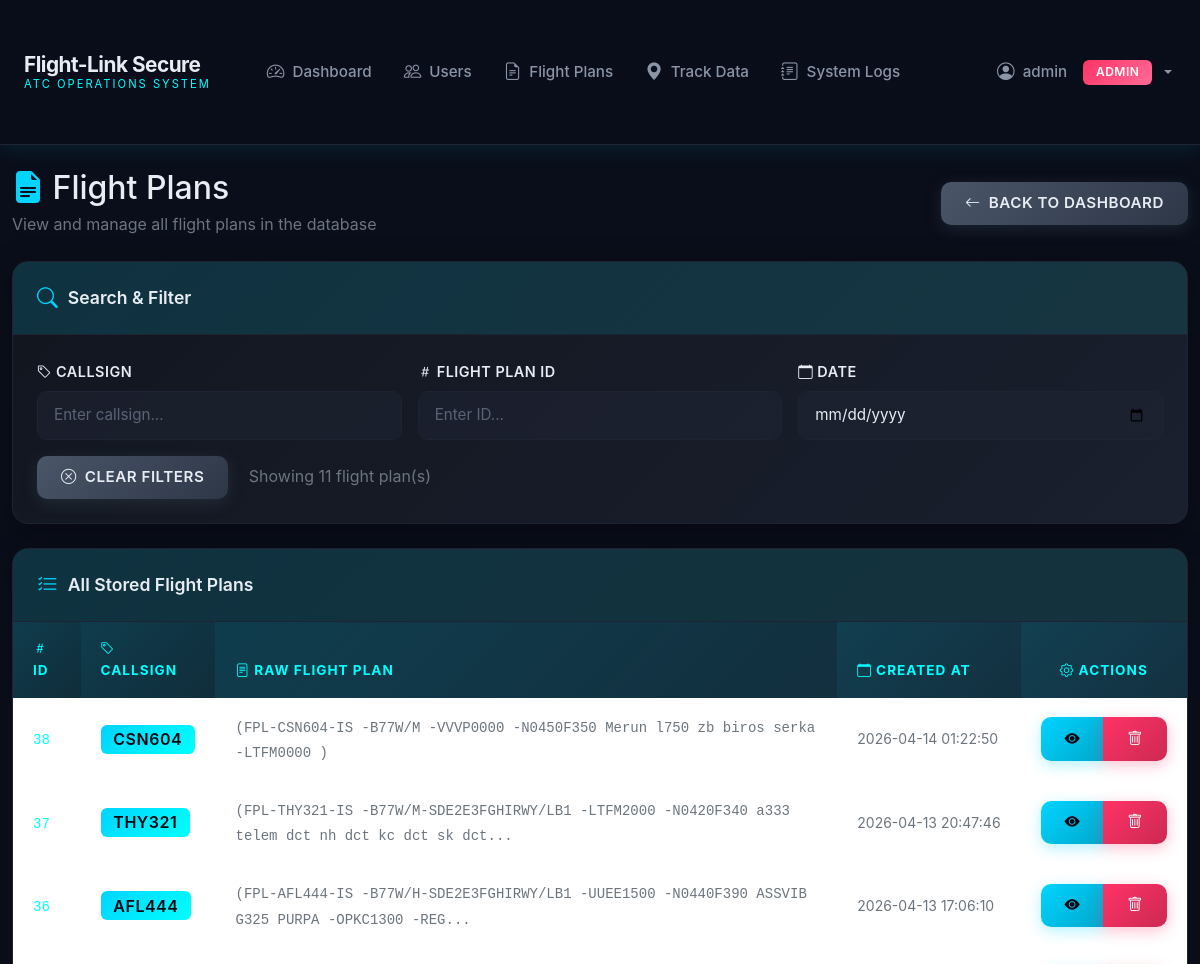
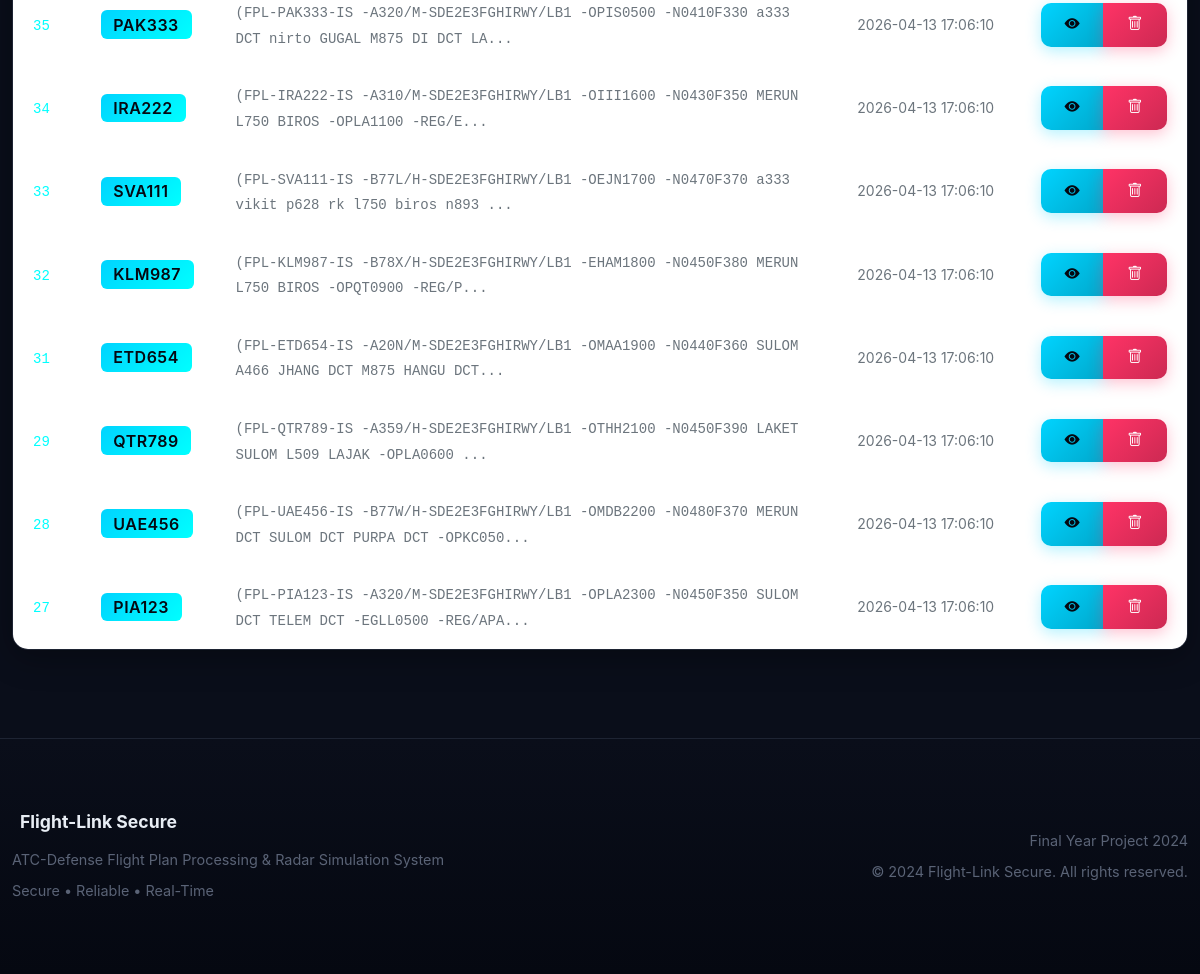
The page /admin/flight-plans (signed in) on the database as committed earlier (2 pictures, top to bottom).
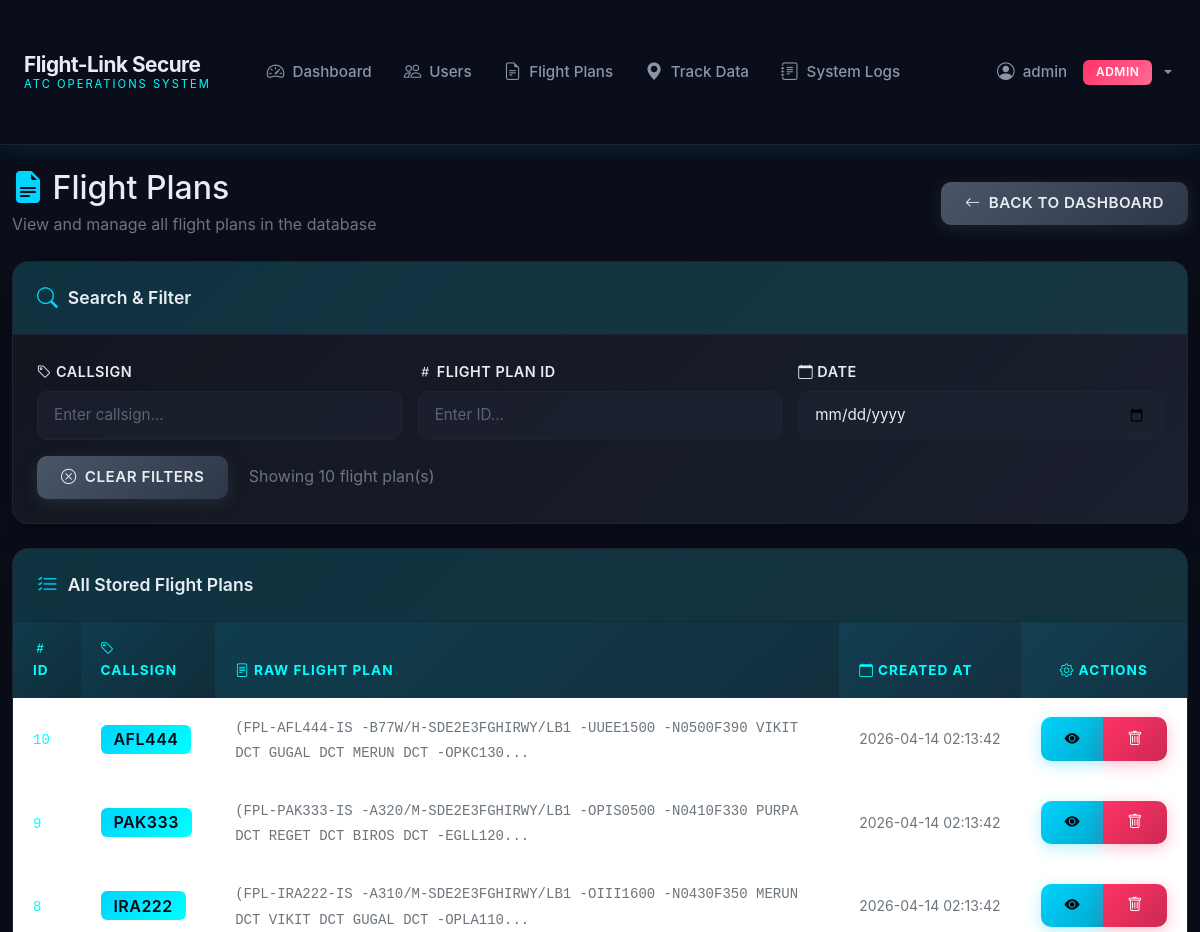
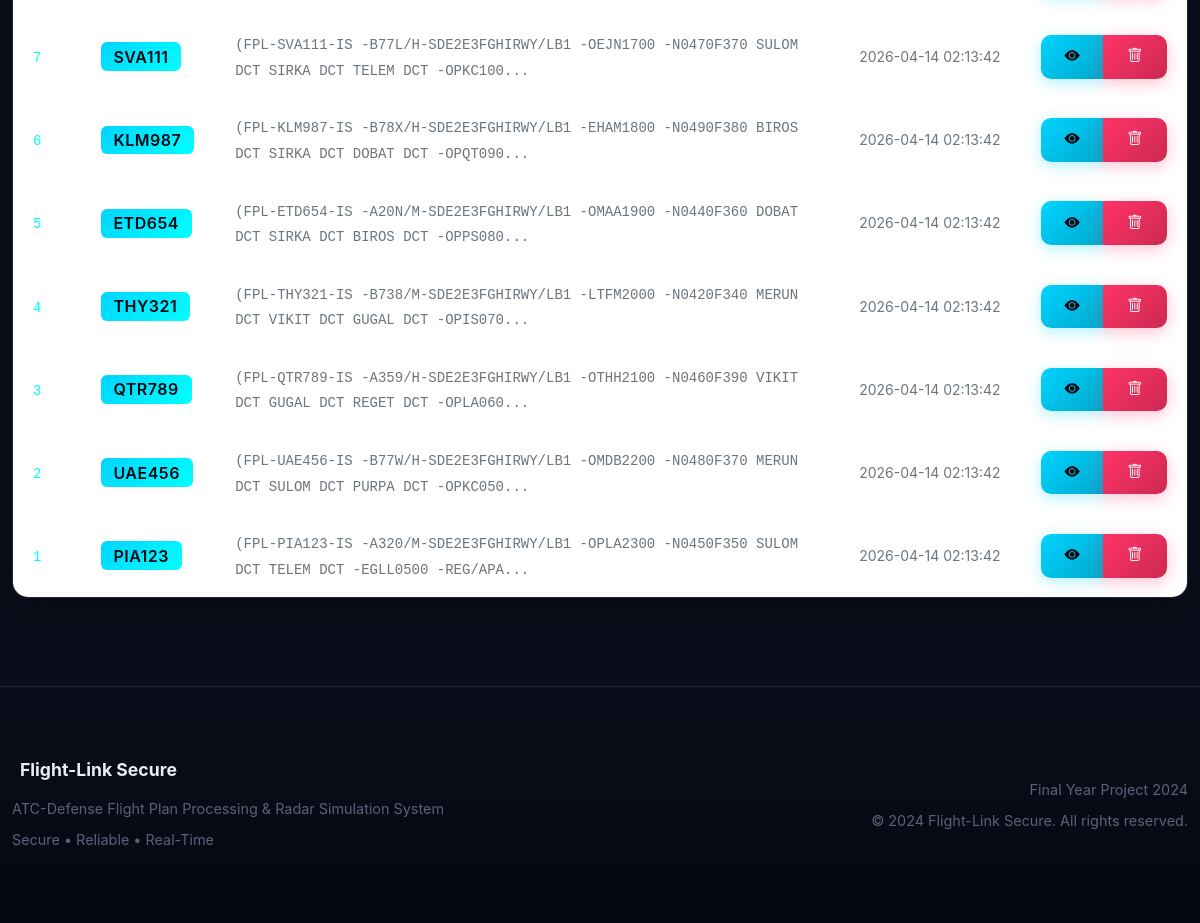
The same page on the database as committed later (2 pictures, top to bottom).
### app/models/__init__.py (models this page shows, shortened)
class FlightPlan(db.Model):
    __tablename__ = 'flight_plans'
    id = db.Column(db.Integer, primary_key=True)
    callsign = db.Column(db.String(20), unique=True, nullable=False, index=True)
    raw_flight_plan = db.Column(db.Text, nullable=False)
    created_at = db.Column(db.DateTime, default=datetime.utcnow)
    track_data = db.relationship('TrackData', backref='flight_plan', lazy=True, cascade='all, delete-orphan')

### app/routes/admin.py (the view)
@bp.route('/admin/flight-plans')
@login_required
@admin_required
def admin_flight_plans():
    flight_plans = FlightPlan.query.order_by(FlightPlan.created_at.desc()).all()
    return render_template('admin/flight_plans.html', flight_plans=flight_plans)

### app/models/__init__.py (called while the page is built)
    @property
    def is_authenticated(self):
        return True

    def is_admin(self):
        return self.role == 'admin'

### templates/admin/flight_plans.html (shortened to what the changed rows need)
{% extends "base.html" %}
{% block content %}
<div class="container-fluid py-4">
    <div class="d-flex justify-content-between align-items-center mb-4">
        <div>
            <h2 class="mb-1"><i class="bi bi-file-earmark-text-fill text-radar-blue"></i> Flight Plans</h2>
        </div>
    </div>
    <div class="card mb-4">
        <div class="card-body">
            <div class="mt-3">
                <button class="btn btn-secondary" onclick="clearFilters()">
                    <i class="bi bi-x-circle"></i> Clear Filters
                </button>
                <span id="resultCount" class="ms-3 text-secondary"></span>
            </div>
        </div>
    </div>
    <div class="card">
        <div class="card-body p-0">
            <div class="table-responsive">
                <table class="table table-hover mb-0" id="flightPlansTable">
                    <thead>
                        <tr>
                            <th><i class="bi bi-hash"></i> ID</th>
                            <th><i class="bi bi-tag"></i> Callsign</th>
                            <th><i class="bi bi-file-text"></i> Raw Flight Plan</th>
                            <th><i class="bi bi-calendar"></i> Created At</th>
                            <th class="text-center"><i class="bi bi-gear"></i> Actions</th>
                        </tr>
                    </thead>
                    <tbody>
                        {% for fp in flight_plans %}
                        <tr data-id="{{ fp.id }}" data-callsign="{{ fp.callsign }}" data-date="{{ fp.created_at.strftime('%Y-%m-%d') }}">
                            <td><code class="text-radar-cyan">{{ fp.id }}</code></td>
                            <td><span class="badge badge-primary fs-6">{{ fp.callsign }}</span></td>
                            <td>
                                <code class="small text-secondary">{{ fp.raw_flight_plan[:100] }}{% if fp.raw_flight_plan|length > 100 %}...{% endif %}</code>
                            </td>
                            <td class="text-nowrap"><small class="text-secondary">{{ fp.created_at.strftime('%Y-%m-%d %H:%M:%S') }}</small></td>
                            <td class="text-center">
                                <div class="btn-group" role="group">
                                    <button class="btn btn-sm btn-primary" data-bs-toggle="modal" data-bs-target="#fpModal{{ fp.id }}" title="View Details">
                                        <i class="bi bi-eye-fill"></i>
                                    </button>
                                    <button class="btn btn-sm btn-danger" onclick="deletePlan({{ fp.id }}, '{{ fp.callsign }}')" title="Delete">
                                        <i class="bi bi-trash"></i>
                                    </button>
                                </div>
                            </td>
                        </tr>
                        {% endfor %}
                    </tbody>
                </table>
            </div>
        </div>
    </div>
</div>
{% endblock %}

Rows that differ between the two databases and show on the page:
removed FlightPlan: id "38", callsign "CSN604", raw_flight_plan "(FPL-CSN604-IS -B77W/M -VVVP0000 -N0450F350 Merun l750 zb biros serka -LTFM0000 )", created_at "2026-04-14 01:22:50"
removed FlightPlan: id "37", callsign "THY321", raw_flight_plan "(FPL-THY321-IS -B77W/M-SDE2E3FGHIRWY/LB1 -LTFM2000 -N0420F340 a333 telem dct nh dct kc dct sk dct", created_at "2026-04-13 20:47:46"
removed FlightPlan: id "36", callsign "AFL444", raw_flight_plan "(FPL-AFL444-IS -B77W/H-SDE2E3FGHIRWY/LB1 -UUEE1500 -N0440F390 ASSVIB G325 PURPA -OPKC1300 -REG", created_at "2026-04-13 17:06:10"
removed FlightPlan: id "35", callsign "PAK333", raw_flight_plan "(FPL-PAK333-IS -A320/M-SDE2E3FGHIRWY/LB1 -OPIS0500 -N0410F330 a333 DCT nirto GUGAL M875 DI DCT LA", created_at "2026-04-13 17:06:10"
removed FlightPlan: id "34", callsign "IRA222", raw_flight_plan "(FPL-IRA222-IS -A310/M-SDE2E3FGHIRWY/LB1 -OIII1600 -N0430F350 MERUN L750 BIROS -OPLA1100 -REG/E", created_at "2026-04-13 17:06:10"
removed FlightPlan: id "33", callsign "SVA111", raw_flight_plan "(FPL-SVA111-IS -B77L/H-SDE2E3FGHIRWY/LB1 -OEJN1700 -N0470F370 a333 vikit p628 rk l750 biros n893", created_at "2026-04-13 17:06:10"
removed FlightPlan: id "32", callsign "KLM987", raw_flight_plan "(FPL-KLM987-IS -B78X/H-SDE2E3FGHIRWY/LB1 -EHAM1800 -N0450F380 MERUN L750 BIROS -OPQT0900 -REG/P", created_at "2026-04-13 17:06:10"
removed FlightPlan: id "31", callsign "ETD654", raw_flight_plan "(FPL-ETD654-IS -A20N/M-SDE2E3FGHIRWY/LB1 -OMAA1900 -N0440F360 SULOM A466 JHANG DCT M875 HANGU DCT", created_at "2026-04-13 17:06:10"
removed FlightPlan: id "29", callsign "QTR789", raw_flight_plan "(FPL-QTR789-IS -A359/H-SDE2E3FGHIRWY/LB1 -OTHH2100 -N0450F390 LAKET SULOM L509 LAJAK -OPLA0600", created_at "2026-04-13 17:06:10"
removed FlightPlan: id "28", callsign "UAE456", raw_flight_plan "(FPL-UAE456-IS -B77W/H-SDE2E3FGHIRWY/LB1 -OMDB2200 -N0480F370 MERUN DCT SULOM DCT PURPA DCT -OPKC050", created_at "2026-04-13 17:06:10"
removed FlightPlan: id "27", callsign "PIA123", raw_flight_plan "(FPL-PIA123-IS -A320/M-SDE2E3FGHIRWY/LB1 -OPLA2300 -N0450F350 SULOM DCT TELEM DCT -EGLL0500 -REG/APA", created_at "2026-04-13 17:06:10"
added FlightPlan: id "10", callsign "AFL444", raw_flight_plan "(FPL-AFL444-IS -B77W/H-SDE2E3FGHIRWY/LB1 -UUEE1500 -N0500F390 VIKIT DCT GUGAL DCT MERUN DCT -OPKC130", created_at "2026-04-14 02:13:42"
added FlightPlan: id "9", callsign "PAK333", raw_flight_plan "(FPL-PAK333-IS -A320/M-SDE2E3FGHIRWY/LB1 -OPIS0500 -N0410F330 PURPA DCT REGET DCT BIROS DCT -EGLL120", created_at "2026-04-14 02:13:42"
added FlightPlan: id "8", callsign "IRA222", raw_flight_plan "(FPL-IRA222-IS -A310/M-SDE2E3FGHIRWY/LB1 -OIII1600 -N0430F350 MERUN DCT VIKIT DCT GUGAL DCT -OPLA110", created_at "2026-04-14 02:13:42"
added FlightPlan: id "7", callsign "SVA111", raw_flight_plan "(FPL-SVA111-IS -B77L/H-SDE2E3FGHIRWY/LB1 -OEJN1700 -N0470F370 SULOM DCT SIRKA DCT TELEM DCT -OPKC100", created_at "2026-04-14 02:13:42"
added FlightPlan: id "6", callsign "KLM987", raw_flight_plan "(FPL-KLM987-IS -B78X/H-SDE2E3FGHIRWY/LB1 -EHAM1800 -N0490F380 BIROS DCT SIRKA DCT DOBAT DCT -OPQT090", created_at "2026-04-14 02:13:42"
added FlightPlan: id "5", callsign "ETD654", raw_flight_plan "(FPL-ETD654-IS -A20N/M-SDE2E3FGHIRWY/LB1 -OMAA1900 -N0440F360 DOBAT DCT SIRKA DCT BIROS DCT -OPPS080", created_at "2026-04-14 02:13:42"
added FlightPlan: id "4", callsign "THY321", raw_flight_plan "(FPL-THY321-IS -B738/M-SDE2E3FGHIRWY/LB1 -LTFM2000 -N0420F340 MERUN DCT VIKIT DCT GUGAL DCT -OPIS070", created_at "2026-04-14 02:13:42"
added FlightPlan: id "3", callsign "QTR789", raw_flight_plan "(FPL-QTR789-IS -A359/H-SDE2E3FGHIRWY/LB1 -OTHH2100 -N0460F390 VIKIT DCT GUGAL DCT REGET DCT -OPLA060", created_at "2026-04-14 02:13:42"
added FlightPlan: id "2", callsign "UAE456", raw_flight_plan "(FPL-UAE456-IS -B77W/H-SDE2E3FGHIRWY/LB1 -OMDB2200 -N0480F370 MERUN DCT SULOM DCT PURPA DCT -OPKC050", created_at "2026-04-14 02:13:42"
added FlightPlan: id "1", callsign "PIA123", raw_flight_plan "(FPL-PIA123-IS -A320/M-SDE2E3FGHIRWY/LB1 -OPLA2300 -N0450F350 SULOM DCT TELEM DCT -EGLL0500 -REG/APA", created_at "2026-04-14 02:13:42"
Other text that changed with them:
text written by a page script: "Showing 11 flight plan(s)" → "Showing 10 flight plan(s)"
